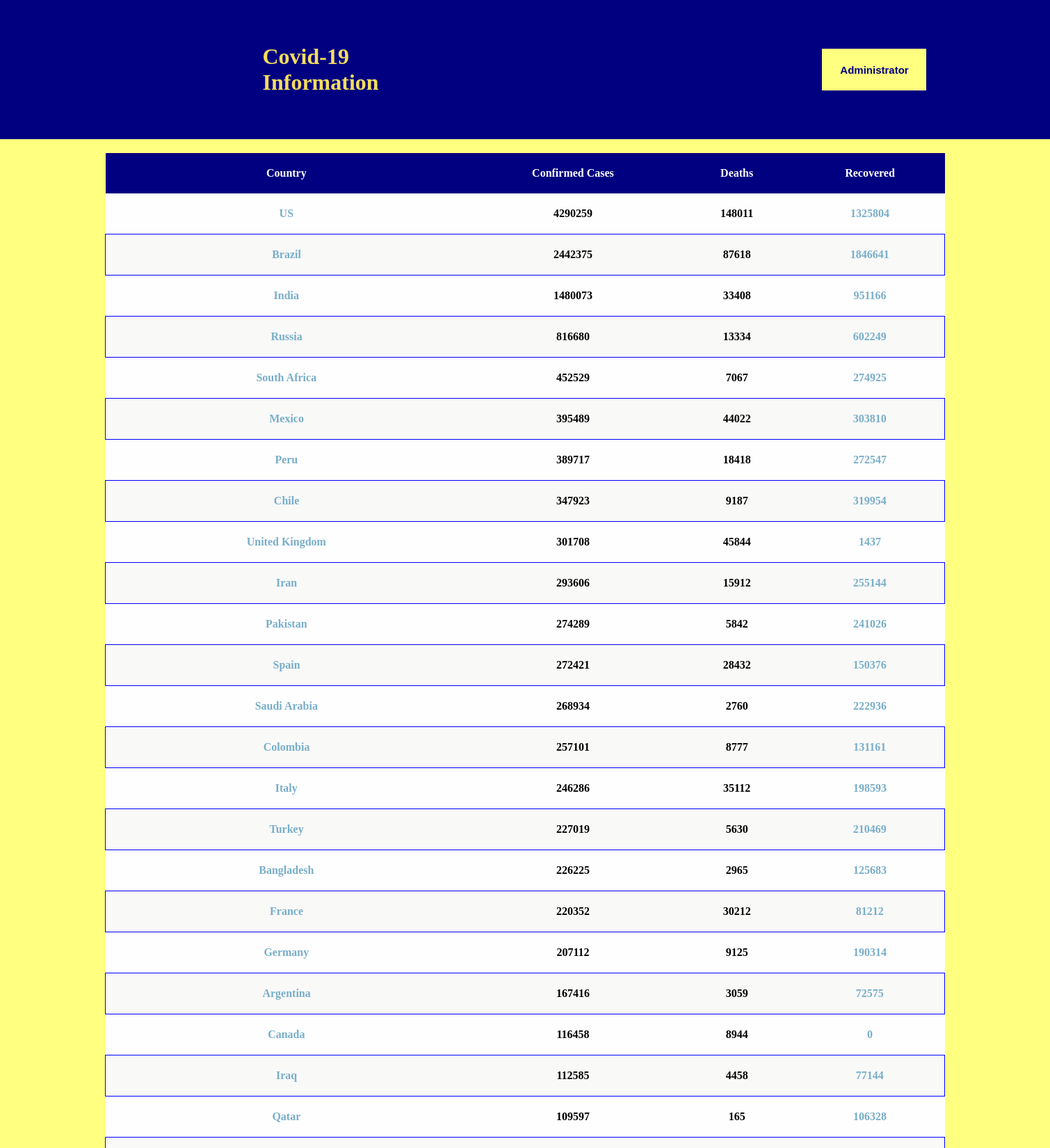
The page / (upper part) on the database its author committed.
### dashboard/models.py (models this page shows, shortened)
class Cases(models.Model):
    country = models.ForeignKey(Country, on_delete=models.CASCADE)
    confirmed= models.IntegerField(null=True,blank=True)
    deaths = models.IntegerField(null=True,blank=True)
    recovered= models.IntegerField(null=True,blank=True)

class Country(models.Model):
    country_name = models.CharField(max_length=200)

### dashboard/views.py (the view)
# urls.py: path('', views.index, name='index'),
def index(request):
    cases_list = Cases.objects.order_by('-confirmed')
    context = {
        'cases_list': cases_list
    }
    return render(request, TEMPLATES_DIR, context)

### dashboard/templates/index.html
{% load static %}
<link rel="stylesheet" type="text/css" href="{% static './style.css' %}"/>
<body>
<div>
    <header class="header">
        <h1 class="header-title">Covid-19 Information</h1>
        <section class="admin">
        <a class="admin-anchor" href="{% url 'admin:index' %}">
            <button class="admin-button">Administrator</button>
        </a>
    </section>
    </header>
    {% if cases_list %}
    <table class="cases-table">
        <thead>
        <tr>
            <th>Country</th>
            <th>Confirmed Cases</th>
            <th>Deaths</th>
            <th>Recovered</th>
        </tr>
        </thead>
        <tbody>
        {% for case in cases_list %}
        <tr>
            <td>{{ case.country.country_name }}</td>
            <td class="cases">{{ case.confirmed}}</td>
            <td class="deaths">{{ case.deaths }}</td>
            <td class="recoveries">{{ case.recovered }}</td>
        </tr>
        {% endfor %}
        </tbody>
    </table>
    {% else %}
    <p>No cases.</p>
    {% endif %}
</div>
</body>

### dashboard/static/style.css (style rules this page uses)
* { -webkit-appearance: none; margin: 0; }
body { width: 100vw; overflow-x: hidden; background-color:rgb(255, 255, 128); font-family: avant garde; }
div { width: 100%; display: flex; flex-direction: column; justify-content: center; align-items: center; gap: 20px; }
.header { width: 100%; height: 200px; background-color: #000080; display: flex; align-items: center; justify-content: flex-start; padding-left: 50%; }
.header-title { color: #f5dd5d; }
.admin { width: 100%; display: flex; align-items: center; justify-content: center; }
.admin-button { width: 150px; height: 60px; font-size: 15px; font-weight: bold; color: #000080; background-color: rgb(255, 255, 128); border: none; transition: 0.5s; }
.cases-table { width: 80%; height: 100%; border-collapse: collapse; caption-side: bottom; border: 2x solid navy, }
td, th { border: none; }
td { padding: 20px 20px; text-align: center; }
th { padding: 20px 20px; text-align: center; background-color: #000080; color: #fffefe; }
tr { color: #78aec9; font-weight: 700; background-color: #fffefe; border-collapse : collapse; }
tbody > tr:nth-of-type(even) { background-color: #f9f9f8; border: 1px solid blue; }
.cases { color: black; }
.deaths { color: black; }

### rows shown on the page
Cases: country.country_name "US", confirmed "4290259", deaths "148011", recovered "1325804"
Cases: country.country_name "Brazil", confirmed "2442375", deaths "87618", recovered "1846641"
Cases: country.country_name "India", confirmed "1480073", deaths "33408", recovered "951166"
Cases: country.country_name "Russia", confirmed "816680", deaths "13334", recovered "602249"
Cases: country.country_name "South Africa", confirmed "452529", deaths "7067", recovered "274925"
Cases: country.country_name "Mexico", confirmed "395489", deaths "44022", recovered "303810"
Cases: country.country_name "Peru", confirmed "389717", deaths "18418", recovered "272547"
Cases: country.country_name "Chile", confirmed "347923", deaths "9187", recovered "319954"
Cases: country.country_name "United Kingdom", confirmed "301708", deaths "45844", recovered "1437"
Cases: country.country_name "Iran", confirmed "293606", deaths "15912", recovered "255144"
Cases: country.country_name "Pakistan", confirmed "274289", deaths "5842", recovered "241026"
Cases: country.country_name "Spain", confirmed "272421", deaths "28432", recovered "150376"
Cases: country.country_name "Saudi Arabia", confirmed "268934", deaths "2760", recovered "222936"
Cases: country.country_name "Colombia", confirmed "257101", deaths "8777", recovered "131161"
Cases: country.country_name "Italy", confirmed "246286", deaths "35112", recovered "198593"
Cases: country.country_name "Turkey", confirmed "227019", deaths "5630", recovered "210469"
Cases: country.country_name "Bangladesh", confirmed "226225", deaths "2965", recovered "125683"
Cases: country.country_name "France", confirmed "220352", deaths "30212", recovered "81212"
Cases: country.country_name "Germany", confirmed "207112", deaths "9125", recovered "190314"
Cases: country.country_name "Argentina", confirmed "167416", deaths "3059", recovered "72575"
Cases: country.country_name "Canada", confirmed "116458", deaths "8944", recovered "0"
Cases: country.country_name "Iraq", confirmed "112585", deaths "4458", recovered "77144"
Cases: country.country_name "Qatar", confirmed "109597", deaths "165", recovered "106328"
